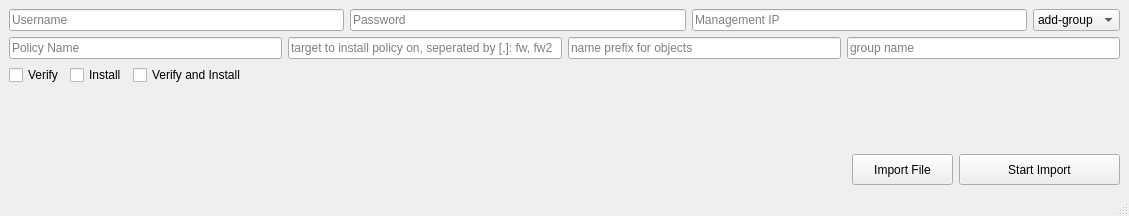
<?xml version="1.0" encoding="UTF-8"?>
<ui version="4.0">
 <class>MainWindow</class>
 <widget class="QMainWindow" name="MainWindow">
  <property name="windowModality">
   <enum>Qt::WindowModal</enum>
  </property>
  <property name="geometry">
   <rect>
    <x>0</x>
    <y>0</y>
    <width>1129</width>
    <height>216</height>
   </rect>
  </property>
  <property name="sizePolicy">
   <sizepolicy hsizetype="Fixed" vsizetype="Maximum">
    <horstretch>0</horstretch>
    <verstretch>0</verstretch>
   </sizepolicy>
  </property>
  <property name="windowTitle">
   <string>Checkpoint Importer</string>
  </property>
  <widget class="QWidget" name="centralwidget">
   <property name="sizePolicy">
    <sizepolicy hsizetype="Fixed" vsizetype="Fixed">
     <horstretch>0</horstretch>
     <verstretch>0</verstretch>
    </sizepolicy>
   </property>
   <layout class="QVBoxLayout" name="verticalLayout_4" stretch="6,1,1,0">
    <item>
     <layout class="QVBoxLayout" name="verticalLayout_3">
      <item>
       <layout class="QVBoxLayout" name="verticalLayout_2">
        <item>
         <layout class="QHBoxLayout" name="horizontalLayout_2">
          <item>
           <widget class="QLineEdit" name="username_2">
            <property name="placeholderText">
             <string>Username</string>
            </property>
           </widget>
          </item>
          <item>
           <widget class="QLineEdit" name="password">
            <property name="echoMode">
             <enum>QLineEdit::Password</enum>
            </property>
            <property name="placeholderText">
             <string>Password</string>
            </property>
           </widget>
          </item>
          <item>
           <widget class="QLineEdit" name="ip">
            <property name="placeholderText">
             <string>Management IP</string>
            </property>
           </widget>
          </item>
          <item>
           <widget class="QComboBox" name="cmd">
            <property name="currentText">
             <string>add-group</string>
            </property>
            <item>
             <property name="text">
              <string>add-group</string>
             </property>
            </item>
            <item>
             <property name="text">
              <string>set-group</string>
             </property>
            </item>
           </widget>
          </item>
         </layout>
        </item>
        <item>
         <layout class="QHBoxLayout" name="horizontalLayout_3">
          <item>
           <widget class="QLineEdit" name="policy">
            <property name="placeholderText">
             <string>Policy Name</string>
            </property>
           </widget>
          </item>
          <item>
           <widget class="QLineEdit" name="targets">
            <property name="echoMode">
             <enum>QLineEdit::Normal</enum>
            </property>
            <property name="placeholderText">
             <string>target to install policy on, seperated by [,]: fw, fw2</string>
            </property>
           </widget>
          </item>
          <item>
           <widget class="QLineEdit" name="name_prefix">
            <property name="placeholderText">
             <string>name prefix for objects</string>
            </property>
           </widget>
          </item>
          <item>
           <widget class="QLineEdit" name="grp_name">
            <property name="placeholderText">
             <string>group name</string>
            </property>
           </widget>
          </item>
         </layout>
        </item>
       </layout>
      </item>
     </layout>
    </item>
    <item>
     <layout class="QHBoxLayout" name="horizontalLayout_5">
      <item>
       <widget class="QCheckBox" name="verify">
        <property name="text">
         <string>Verify</string>
        </property>
       </widget>
      </item>
      <item>
       <widget class="QCheckBox" name="install">
        <property name="text">
         <string>Install</string>
        </property>
       </widget>
      </item>
      <item>
       <widget class="QCheckBox" name="verify_and_install">
        <property name="text">
         <string>Verify and Install</string>
        </property>
       </widget>
      </item>
      <item>
       <spacer name="horizontalSpacer_2">
        <property name="orientation">
         <enum>Qt::Horizontal</enum>
        </property>
        <property name="sizeHint" stdset="0">
         <size>
          <width>40</width>
          <height>20</height>
         </size>
        </property>
       </spacer>
      </item>
     </layout>
    </item>
    <item>
     <spacer name="verticalSpacer">
      <property name="orientation">
       <enum>Qt::Vertical</enum>
      </property>
      <property name="sizeHint" stdset="0">
       <size>
        <width>20</width>
        <height>40</height>
       </size>
      </property>
     </spacer>
    </item>
    <item>
     <layout class="QHBoxLayout" name="horizontalLayout_4">
      <item>
       <spacer name="horizontalSpacer">
        <property name="orientation">
         <enum>Qt::Horizontal</enum>
        </property>
        <property name="sizeHint" stdset="0">
         <size>
          <width>40</width>
          <height>20</height>
         </size>
        </property>
       </spacer>
      </item>
      <item>
       <widget class="QToolButton" name="toolButton">
        <property name="sizePolicy">
         <sizepolicy hsizetype="Minimum" vsizetype="Minimum">
          <horstretch>0</horstretch>
          <verstretch>0</verstretch>
         </sizepolicy>
        </property>
        <property name="minimumSize">
         <size>
          <width>101</width>
          <height>31</height>
         </size>
        </property>
        <property name="text">
         <string>Import File</string>
        </property>
       </widget>
      </item>
      <item>
       <widget class="QToolButton" name="start">
        <property name="sizePolicy">
         <sizepolicy hsizetype="Minimum" vsizetype="Minimum">
          <horstretch>0</horstretch>
          <verstretch>0</verstretch>
         </sizepolicy>
        </property>
        <property name="minimumSize">
         <size>
          <width>161</width>
          <height>31</height>
         </size>
        </property>
        <property name="text">
         <string>Start Import</string>
        </property>
       </widget>
      </item>
     </layout>
    </item>
   </layout>
  </widget>
  <widget class="QStatusBar" name="statusbar"/>
 </widget>
 <resources/>
 <connections/>
</ui>
